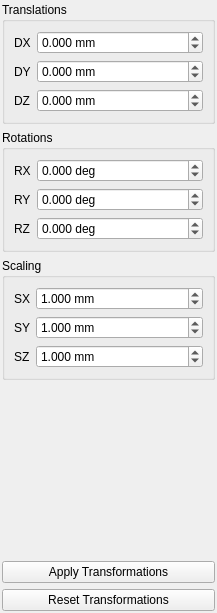
<?xml version="1.0" encoding="UTF-8"?>
<ui version="4.0">
 <author>N. Sharjith</author>
 <class>ObjectTransformPanel</class>
 <widget class="QWidget" name="ObjectTransformPanel">
  <property name="geometry">
   <rect>
    <x>0</x>
    <y>0</y>
    <width>217</width>
    <height>613</height>
   </rect>
  </property>
  <property name="sizePolicy">
   <sizepolicy hsizetype="Expanding" vsizetype="Expanding">
    <horstretch>0</horstretch>
    <verstretch>0</verstretch>
   </sizepolicy>
  </property>
  <property name="windowTitle">
   <string>Object Transformations</string>
  </property>
  <layout class="QVBoxLayout" name="mainLayout">
   <property name="leftMargin">
    <number>2</number>
   </property>
   <property name="topMargin">
    <number>2</number>
   </property>
   <property name="rightMargin">
    <number>2</number>
   </property>
   <property name="bottomMargin">
    <number>2</number>
   </property>
   <item>
    <widget class="QGroupBox" name="translationsGroupBox">
     <property name="title">
      <string>Translations</string>
     </property>
     <property name="flat">
      <bool>true</bool>
     </property>
     <layout class="QGridLayout" name="translationsLayout">
      <item row="0" column="0">
       <widget class="QLabel" name="labelDX">
        <property name="text">
         <string>DX</string>
        </property>
       </widget>
      </item>
      <item row="0" column="1">
       <widget class="QDoubleSpinBox" name="doubleSpinBoxDX">
        <property name="sizePolicy">
         <sizepolicy hsizetype="MinimumExpanding" vsizetype="Fixed">
          <horstretch>0</horstretch>
          <verstretch>0</verstretch>
         </sizepolicy>
        </property>
        <property name="suffix">
         <string> mm</string>
        </property>
        <property name="toolTip">
         <string>Move the selected object along X</string>
        </property>
        <property name="decimals">
         <number>3</number>
        </property>
        <property name="minimum">
         <double>-999999.000000000000000</double>
        </property>
        <property name="maximum">
         <double>999999.000000000000000</double>
        </property>
       </widget>
      </item>
      <item row="1" column="0">
       <widget class="QLabel" name="labelDY">
        <property name="text">
         <string>DY</string>
        </property>
       </widget>
      </item>
      <item row="1" column="1">
       <widget class="QDoubleSpinBox" name="doubleSpinBoxDY">
        <property name="sizePolicy">
         <sizepolicy hsizetype="MinimumExpanding" vsizetype="Fixed">
          <horstretch>0</horstretch>
          <verstretch>0</verstretch>
         </sizepolicy>
        </property>
        <property name="suffix">
         <string> mm</string>
        </property>
        <property name="toolTip">
         <string>Move the selected object along Y</string>
        </property>
        <property name="decimals">
         <number>3</number>
        </property>
        <property name="minimum">
         <double>-999999.000000000000000</double>
        </property>
        <property name="maximum">
         <double>999999.000000000000000</double>
        </property>
       </widget>
      </item>
      <item row="2" column="0">
       <widget class="QLabel" name="labelDZ">
        <property name="text">
         <string>DZ</string>
        </property>
       </widget>
      </item>
      <item row="2" column="1">
       <widget class="QDoubleSpinBox" name="doubleSpinBoxDZ">
        <property name="sizePolicy">
         <sizepolicy hsizetype="MinimumExpanding" vsizetype="Fixed">
          <horstretch>0</horstretch>
          <verstretch>0</verstretch>
         </sizepolicy>
        </property>
        <property name="suffix">
         <string> mm</string>
        </property>
        <property name="toolTip">
         <string>Move the selected object along Z</string>
        </property>
        <property name="decimals">
         <number>3</number>
        </property>
        <property name="minimum">
         <double>-999999.000000000000000</double>
        </property>
        <property name="maximum">
         <double>999999.000000000000000</double>
        </property>
       </widget>
      </item>
     </layout>
    </widget>
   </item>
   <item>
    <widget class="QGroupBox" name="rotationsGroupBox">
     <property name="title">
      <string>Rotations</string>
     </property>
     <property name="flat">
      <bool>true</bool>
     </property>
     <layout class="QGridLayout" name="rotationsLayout">
      <item row="0" column="0">
       <widget class="QLabel" name="labelRX">
        <property name="text">
         <string>RX</string>
        </property>
       </widget>
      </item>
      <item row="0" column="1">
       <widget class="QDoubleSpinBox" name="doubleSpinBoxRX">
        <property name="sizePolicy">
         <sizepolicy hsizetype="MinimumExpanding" vsizetype="Fixed">
          <horstretch>0</horstretch>
          <verstretch>0</verstretch>
         </sizepolicy>
        </property>
        <property name="suffix">
         <string> deg</string>
        </property>
        <property name="toolTip">
         <string>Rotate the selected object around X</string>
        </property>
        <property name="decimals">
         <number>3</number>
        </property>
        <property name="minimum">
         <double>-180.000000000000000</double>
        </property>
        <property name="maximum">
         <double>180.000000000000000</double>
        </property>
       </widget>
      </item>
      <item row="1" column="0">
       <widget class="QLabel" name="labelRY">
        <property name="text">
         <string>RY</string>
        </property>
       </widget>
      </item>
      <item row="1" column="1">
       <widget class="QDoubleSpinBox" name="doubleSpinBoxRY">
        <property name="sizePolicy">
         <sizepolicy hsizetype="MinimumExpanding" vsizetype="Fixed">
          <horstretch>0</horstretch>
          <verstretch>0</verstretch>
         </sizepolicy>
        </property>
        <property name="suffix">
         <string> deg</string>
        </property>
        <property name="toolTip">
         <string>Rotate the selected object around Y</string>
        </property>
        <property name="decimals">
         <number>3</number>
        </property>
        <property name="minimum">
         <double>-180.000000000000000</double>
        </property>
        <property name="maximum">
         <double>180.000000000000000</double>
        </property>
       </widget>
      </item>
      <item row="2" column="0">
       <widget class="QLabel" name="labelRZ">
        <property name="text">
         <string>RZ</string>
        </property>
       </widget>
      </item>
      <item row="2" column="1">
       <widget class="QDoubleSpinBox" name="doubleSpinBoxRZ">
        <property name="sizePolicy">
         <sizepolicy hsizetype="MinimumExpanding" vsizetype="Fixed">
          <horstretch>0</horstretch>
          <verstretch>0</verstretch>
         </sizepolicy>
        </property>
        <property name="suffix">
         <string> deg</string>
        </property>
        <property name="toolTip">
         <string>Rotate the selected object around Z</string>
        </property>
        <property name="decimals">
         <number>3</number>
        </property>
        <property name="minimum">
         <double>-180.000000000000000</double>
        </property>
        <property name="maximum">
         <double>180.000000000000000</double>
        </property>
       </widget>
      </item>
     </layout>
    </widget>
   </item>
   <item>
    <widget class="QGroupBox" name="scalingGroupBox">
     <property name="title">
      <string>Scaling</string>
     </property>
     <property name="flat">
      <bool>true</bool>
     </property>
     <layout class="QGridLayout" name="scalingLayout">
      <item row="0" column="0">
       <widget class="QLabel" name="labelSX">
        <property name="text">
         <string>SX</string>
        </property>
       </widget>
      </item>
      <item row="0" column="1">
       <widget class="QDoubleSpinBox" name="doubleSpinBoxSX">
        <property name="sizePolicy">
         <sizepolicy hsizetype="MinimumExpanding" vsizetype="Fixed">
          <horstretch>0</horstretch>
          <verstretch>0</verstretch>
         </sizepolicy>
        </property>
        <property name="suffix">
         <string> mm</string>
        </property>
        <property name="toolTip">
         <string>Scale factor along X (1 = unchanged)</string>
        </property>
        <property name="decimals">
         <number>3</number>
        </property>
        <property name="minimum">
         <double>-999999.000000000000000</double>
        </property>
        <property name="maximum">
         <double>999999.000000000000000</double>
        </property>
        <property name="value">
         <double>1.000000000000000</double>
        </property>
       </widget>
      </item>
      <item row="1" column="0">
       <widget class="QLabel" name="labelSY">
        <property name="text">
         <string>SY</string>
        </property>
       </widget>
      </item>
      <item row="1" column="1">
       <widget class="QDoubleSpinBox" name="doubleSpinBoxSY">
        <property name="sizePolicy">
         <sizepolicy hsizetype="MinimumExpanding" vsizetype="Fixed">
          <horstretch>0</horstretch>
          <verstretch>0</verstretch>
         </sizepolicy>
        </property>
        <property name="suffix">
         <string> mm</string>
        </property>
        <property name="toolTip">
         <string>Scale factor along Y (1 = unchanged)</string>
        </property>
        <property name="decimals">
         <number>3</number>
        </property>
        <property name="minimum">
         <double>-999999.000000000000000</double>
        </property>
        <property name="maximum">
         <double>999999.000000000000000</double>
        </property>
        <property name="value">
         <double>1.000000000000000</double>
        </property>
       </widget>
      </item>
      <item row="2" column="0">
       <widget class="QLabel" name="labelSZ">
        <property name="text">
         <string>SZ</string>
        </property>
       </widget>
      </item>
      <item row="2" column="1">
       <widget class="QDoubleSpinBox" name="doubleSpinBoxSZ">
        <property name="sizePolicy">
         <sizepolicy hsizetype="MinimumExpanding" vsizetype="Fixed">
          <horstretch>0</horstretch>
          <verstretch>0</verstretch>
         </sizepolicy>
        </property>
        <property name="suffix">
         <string> mm</string>
        </property>
        <property name="toolTip">
         <string>Scale factor along Z (1 = unchanged)</string>
        </property>
        <property name="decimals">
         <number>3</number>
        </property>
        <property name="minimum">
         <double>-999999.000000000000000</double>
        </property>
        <property name="maximum">
         <double>999999.000000000000000</double>
        </property>
        <property name="value">
         <double>1.000000000000000</double>
        </property>
       </widget>
      </item>
     </layout>
    </widget>
   </item>
   <item>
    <spacer name="verticalSpacer">
     <property name="orientation">
      <enum>Qt::Orientation::Vertical</enum>
     </property>
     <property name="sizeHint" stdset="0">
      <size>
       <width>20</width>
       <height>40</height>
      </size>
     </property>
    </spacer>
   </item>
   <item>
    <widget class="QPushButton" name="pushButtonApplyTransformations">
     <property name="toolTip">
      <string>Apply the values above to the selected object</string>
     </property>
     <property name="text">
      <string>Apply Transformations</string>
     </property>
    </widget>
   </item>
   <item>
    <widget class="QPushButton" name="pushButtonResetTransformations">
     <property name="toolTip">
      <string>Clear the applied transform back to identity</string>
     </property>
     <property name="text">
      <string>Reset Transformations</string>
     </property>
    </widget>
   </item>
  </layout>
 </widget>
 <resources>
  <include location="D:/work/progs/Qt6/vcpkg/ModelViewer-Qt/ModelViewer.qrc"/>
 </resources>
 <connections/>
</ui>
